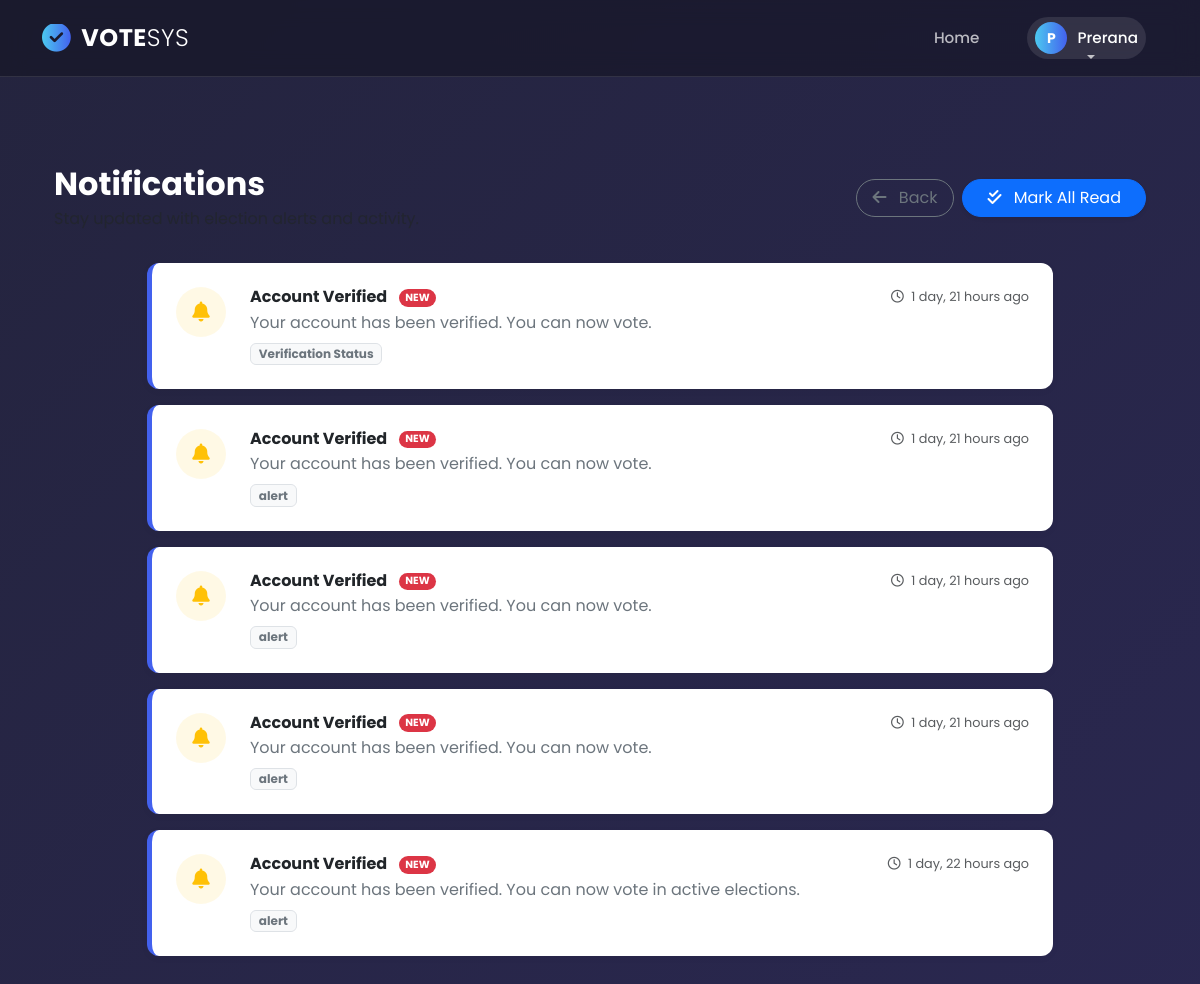
Before: /users/voter/notifications/ (signed in) with the older database file.
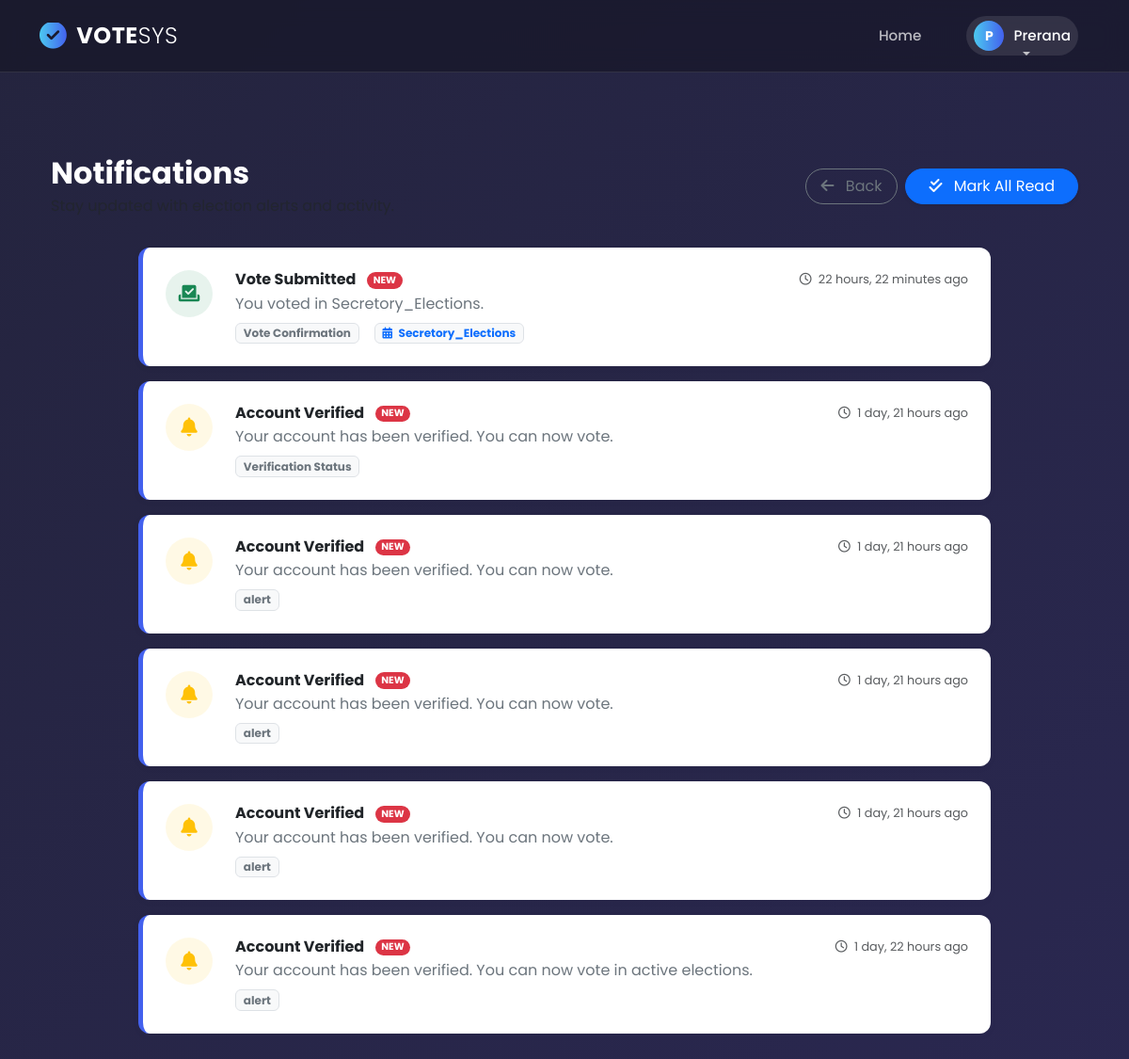
After: the same page with the newer database file.
### users/models.py (models this page shows, shortened)
class Notification(models.Model):
    NOTIFICATION_TYPE_CHOICES = [
        ("registration", "Registration"),
        ("verification", "Verification Status"),
        ("election_open", "Election Open"),
        ("election_reminder", "Election Reminder"),
        ("vote_confirmation", "Vote Confirmation"),
        ("results_available", "Results Available"),
        ("system", "System Alert"),
    ]
    voter = models.ForeignKey(
        Voter, on_delete=models.CASCADE, related_name="notifications"
    )
    title = models.CharField(max_length=255)
    message = models.TextField()
    notification_type = models.CharField(
        max_length=30, choices=NOTIFICATION_TYPE_CHOICES, default="system"
    )
    is_read = models.BooleanField(default=False)
    created_at = models.DateTimeField(auto_now_add=True)
    election = models.ForeignKey(
        Election, on_delete=models.SET_NULL, null=True, blank=True
    )
    class Meta:
        ordering = ["-created_at"]

### elections/models.py (models this page shows, shortened)
class Election(models.Model):
    ELECTION_TYPES = [
        ('single', 'Single Winner'),
        ('multi', 'Multi Winner'),
        ('referendum', 'Referendum'),
    ]
    title = models.CharField(max_length=200)
    description = models.TextField(blank=True)
    election_type = models.CharField(max_length=30, choices=ELECTION_TYPES, default='single')
    start_date = models.DateTimeField()
    end_date = models.DateTimeField()
    is_active = models.BooleanField(default=False)
    created_at = models.DateTimeField(auto_now_add=True)
    results_published = models.BooleanField(default=False, help_text="Check this to make results visible to voters")
    class Meta:
        ordering = ['-created_at']

### users/views.py (the view)
# urls.py: path('voter/notifications/', views.voter_notifications, name='voter_notifications'),
def voter_notifications(request):
    if not request.user.is_authenticated:
        return redirect('login')
    try:
        voter = Voter.objects.get(user=request.user)
    except Voter.DoesNotExist:
        return redirect('voter_register')
    notifications = Notification.objects.filter(voter=voter).order_by('-created_at')
    if request.method == 'POST':
        Notification.objects.filter(voter=voter, is_read=False).update(is_read=True)
        messages.success(request, 'Notifications marked as read.')
        return redirect('voter_notifications')
    paginator = Paginator(notifications, 20)
    page_obj = paginator.get_page(request.GET.get('page', 1))
    return render(request, 'voter/notifications.html', {
        'voter': voter, 'notifications': page_obj, 'page_obj': page_obj
    })

### users/templates/voter/notifications.html (shortened to what this page needs)
{% extends 'base.html' %}
{% load static %}
{% block content %}
<link rel="stylesheet" href="https://cdnjs.cloudflare.com/ajax/libs/font-awesome/6.4.0/css/all.min.css">
<div class="container py-5">
    <div class="header-actions">
        <div>
            <h2 class="fw-bold mb-1">Notifications</h2>
            <p class="text-muted mb-0">Stay updated with election alerts and activity.</p>
        </div>
        <div class="d-flex gap-2">
            <a href="{% url 'voter_profile' %}" class="btn btn-outline-secondary rounded-pill px-3">
                <i class="fas fa-arrow-left me-2"></i> Back
            </a>
            {% if notifications %}
                <form method="post" class="d-inline">
                    <button type="submit" class="btn btn-primary rounded-pill px-4 shadow-sm">
                        <i class="fas fa-check-double me-2"></i> Mark All Read
                    </button>
                </form>
            {% endif %}
        </div>
    </div>
    <div class="row justify-content-center">
        <div class="col-lg-10">
            {% if notifications %}
                {% for notif in notifications %}
                <div class="card notification-card p-4 {% if not notif.is_read %}notif-unread{% else %}notif-read{% endif %}">
                    <div class="d-flex align-items-start">
                        <div class="notif-icon-box me-4
                            {% if 'Vote' in notif.title %}icon-bg-success
                            {% elif 'Election' in notif.title %}icon-bg-primary
                            {% else %}icon-bg-warning{% endif %}">
                            {% if 'Vote' in notif.title %}
                                <i class="fas fa-vote-yea"></i>
                            {% elif 'Election' in notif.title %}
                                <i class="fas fa-bullhorn"></i>
                            {% else %}
                                <i class="fas fa-bell"></i>
                            {% endif %}
                        </div>
                        <div class="flex-grow-1">
                            <div class="d-flex justify-content-between align-items-center mb-1">
                                <h6 class="notif-title mb-0">
                                    {{ notif.title }}
                                    {% if not notif.is_read %}
                                        <span class="badge bg-danger rounded-pill ms-2" style="font-size: 0.65rem; vertical-align: middle;">NEW</span>
                                    {% endif %}
                                </h6>
                                <small class="text-muted" style="font-size: 0.8rem;">
                                    <i class="far fa-clock me-1"></i> {{ notif.created_at|timesince }} ago
                                </small>
                            </div>
                            <p class="mb-2 text-secondary">{{ notif.message }}</p>
                            <div class="d-flex align-items-center gap-3">
                                <span class="badge bg-light text-secondary border">
                                    {{ notif.get_notification_type_display }}
                                </span>
                                {% if notif.election %}
                                    <span class="badge bg-light text-primary border">
                                        <i class="fas fa-calendar-alt me-1"></i> {{ notif.election.title }}
                                    </span>
                                {% endif %}
                            </div>
                        </div>
                    </div>
                </div>
                {% endfor %}
            {% endif %}
        </div>
    </div>
</div>
{% endblock %}

Changed rows visible on the page:
added Notification: title "Vote Submitted", is_read "NEW", created_at "22 hours, 22 minutes", message "You voted in Secretory_Elections.", notification_type "Vote Confirmation", election "Secretory_Elections"
